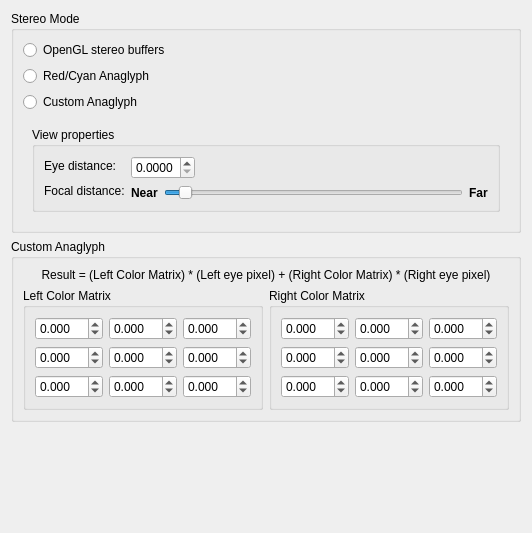
         <widget class="QWidget" name="stereo">
          <attribute name="title">
           <string>Stereo</string>
          </attribute>
          <layout class="QVBoxLayout" name="verticalLayout_19">
           <item>
            <widget class="QGroupBox" name="groupBox_5">
             <property name="title">
              <string>Stereo Mode</string>
             </property>
             <layout class="QVBoxLayout" name="verticalLayout_14">
              <item>
               <widget class="QRadioButton" name="stereoOpengl">
                <property name="text">
                 <string>OpenGL stereo buffers</string>
                </property>
               </widget>
              </item>
              <item>
               <widget class="QRadioButton" name="stereoAnaglyph">
                <property name="text">
                 <string>Red/Cyan Anaglyph</string>
                </property>
               </widget>
              </item>
              <item>
               <widget class="QRadioButton" name="stereoCustomAnaglyph">
                <property name="text">
                 <string>Custom Anaglyph</string>
                </property>
               </widget>
              </item>
              <item>
               <widget class="QStackedWidget" name="stackedWidget">
                <property name="currentIndex">
                 <number>0</number>
                </property>
                <widget class="QWidget" name="page">
                 <layout class="QVBoxLayout" name="verticalLayout_22">
                  <item>
                   <widget class="QGroupBox" name="groupBox_7">
                    <property name="title">
                     <string>View properties</string>
                    </property>
                    <layout class="QHBoxLayout" name="horizontalLayout_15">
                     <item>
                      <layout class="QVBoxLayout" name="verticalLayout_18">
                       <item>
                        <widget class="QLabel" name="label_11">
                         <property name="text">
                          <string>Eye distance:</string>
                         </property>
                        </widget>
                       </item>
                       <item>
                        <widget class="QLabel" name="label_12">
                         <property name="text">
                          <string>Focal distance:</string>
                         </property>
                        </widget>
                       </item>
                      </layout>
                     </item>
                     <item>
                      <layout class="QVBoxLayout" name="verticalLayout_20">
                       <item>
                        <layout class="QHBoxLayout" name="horizontalLayout_14">
                         <item>
                          <widget class="QDoubleSpinBox" name="eyeDistance">
                           <property name="decimals">
                            <number>4</number>
                           </property>
                           <property name="maximum">
                            <double>1.000000000000000</double>
                           </property>
                           <property name="singleStep">
                            <double>0.010000000000000</double>
                           </property>
                          </widget>
                         </item>
                         <item>
                          <spacer name="horizontalSpacer_8">
                           <property name="orientation">
                            <enum>Qt::Horizontal</enum>
                           </property>
                           <property name="sizeHint" stdset="0">
                            <size>
                             <width>40</width>
                             <height>20</height>
                            </size>
                           </property>
                          </spacer>
                         </item>
                        </layout>
                       </item>
                       <item>
                        <layout class="QHBoxLayout" name="horizontalLayout_16">
                         <item>
                          <widget class="QLabel" name="label_13">
                           <property name="font">
                            <font>
                             <weight>75</weight>
                             <bold>true</bold>
                            </font>
                           </property>
                           <property name="text">
                            <string>Near</string>
                           </property>
                          </widget>
                         </item>
                         <item>
                          <widget class="QSlider" name="focalDistance">
                           <property name="maximum">
                            <number>1000</number>
                           </property>
                           <property name="singleStep">
                            <number>10</number>
                           </property>
                           <property name="pageStep">
                            <number>100</number>
                           </property>
                           <property name="value">
                            <number>50</number>
                           </property>
                           <property name="orientation">
                            <enum>Qt::Horizontal</enum>
                           </property>
                          </widget>
                         </item>
                         <item>
                          <widget class="QLabel" name="label_14">
                           <property name="font">
                            <font>
                             <weight>75</weight>
                             <bold>true</bold>
                            </font>
                           </property>
                           <property name="text">
                            <string>Far</string>
                           </property>
                          </widget>
                         </item>
                        </layout>
                       </item>
                      </layout>
                     </item>
                    </layout>
                   </widget>
                  </item>
                 </layout>
                </widget>
               </widget>
              </item>
             </layout>
            </widget>
           </item>
           <item>
            <widget class="QGroupBox" name="customAnaGlyphSettings">
             <property name="title">
              <string>Custom Anaglyph</string>
             </property>
             <layout class="QVBoxLayout" name="verticalLayout_17">
              <item>
               <widget class="QLabel" name="label_10">
                <property name="text">
                 <string>Result = (Left Color Matrix) * (Left eye pixel) + (Right Color Matrix) * (Right eye pixel)</string>
                </property>
                <property name="textFormat">
                 <enum>Qt::RichText</enum>
                </property>
                <property name="alignment">
                 <set>Qt::AlignCenter</set>
                </property>
               </widget>
              </item>
              <item>
               <layout class="QHBoxLayout" name="horizontalLayout_13">
                <item>
                 <widget class="QGroupBox" name="groupBox_8">
                  <property name="title">
                   <string>Left Color Matrix</string>
                  </property>
                  <layout class="QVBoxLayout" name="verticalLayout_15">
                   <item>
                    <layout class="QGridLayout" name="gridLayout">
                     <item row="0" column="0">
                      <widget class="QDoubleSpinBox" name="lcm0">
                       <property name="decimals">
                        <number>3</number>
                       </property>
                       <property name="minimum">
                        <double>-10.000000000000000</double>
                       </property>
                       <property name="maximum">
                        <double>10.000000000000000</double>
                       </property>
                       <property name="singleStep">
                        <double>0.100000000000000</double>
                       </property>
                      </widget>
                     </item>
                     <item row="0" column="1">
                      <widget class="QDoubleSpinBox" name="lcm3">
                       <property name="decimals">
                        <number>3</number>
                       </property>
                       <property name="minimum">
                        <double>-10.000000000000000</double>
                       </property>
                       <property name="maximum">
                        <double>10.000000000000000</double>
                       </property>
                       <property name="singleStep">
                        <double>0.100000000000000</double>
                       </property>
                      </widget>
                     </item>
                     <item row="0" column="2">
                      <widget class="QDoubleSpinBox" name="lcm6">
                       <property name="decimals">
                        <number>3</number>
                       </property>
                       <property name="minimum">
                        <double>-10.000000000000000</double>
                       </property>
                       <property name="maximum">
                        <double>10.000000000000000</double>
                       </property>
                       <property name="singleStep">
                        <double>0.100000000000000</double>
                       </property>
                      </widget>
                     </item>
                     <item row="1" column="0">
                      <widget class="QDoubleSpinBox" name="lcm1">
                       <property name="decimals">
                        <number>3</number>
                       </property>
                       <property name="minimum">
                        <double>-10.000000000000000</double>
                       </property>
                       <property name="maximum">
                        <double>10.000000000000000</double>
                       </property>
                       <property name="singleStep">
                        <double>0.100000000000000</double>
                       </property>
                      </widget>
                     </item>
                     <item row="1" column="1">
                      <widget class="QDoubleSpinBox" name="lcm4">
                       <property name="decimals">
                        <number>3</number>
                       </property>
                       <property name="minimum">
                        <double>-10.000000000000000</double>
                       </property>
                       <property name="maximum">
                        <double>10.000000000000000</double>
                       </property>
                       <property name="singleStep">
                        <double>0.100000000000000</double>
                       </property>
                      </widget>
                     </item>
                     <item row="1" column="2">
                      <widget class="QDoubleSpinBox" name="lcm7">
                       <property name="decimals">
                        <number>3</number>
                       </property>
                       <property name="minimum">
                        <double>-10.000000000000000</double>
                       </property>
                       <property name="maximum">
                        <double>10.000000000000000</double>
                       </property>
                       <property name="singleStep">
                        <double>0.100000000000000</double>
                       </property>
                      </widget>
                     </item>
                     <item row="2" column="0">
                      <widget class="QDoubleSpinBox" name="lcm2">
                       <property name="decimals">
                        <number>3</number>
                       </property>
                       <property name="minimum">
                        <double>-10.000000000000000</double>
                       </property>
                       <property name="maximum">
                        <double>10.000000000000000</double>
                       </property>
                       <property name="singleStep">
                        <double>0.100000000000000</double>
                       </property>
                      </widget>
                     </item>
                     <item row="2" column="1">
                      <widget class="QDoubleSpinBox" name="lcm5">
                       <property name="decimals">
                        <number>3</number>
                       </property>
                       <property name="minimum">
                        <double>-10.000000000000000</double>
                       </property>
                       <property name="maximum">
                        <double>10.000000000000000</double>
                       </property>
                       <property name="singleStep">
                        <double>0.100000000000000</double>
                       </property>
                      </widget>
                     </item>
                     <item row="2" column="2">
                      <widget class="QDoubleSpinBox" name="lcm8">
                       <property name="decimals">
                        <number>3</number>
                       </property>
                       <property name="minimum">
                        <double>-10.000000000000000</double>
                       </property>
                       <property name="maximum">
                        <double>10.000000000000000</double>
                       </property>
                       <property name="singleStep">
                        <double>0.100000000000000</double>
                       </property>
                      </widget>
                     </item>
                    </layout>
                   </item>
                  </layout>
                 </widget>
                </item>
                <item>
                 <widget class="QGroupBox" name="groupBox_9">
                  <property name="title">
                   <string>Right Color Matrix</string>
                  </property>
                  <layout class="QVBoxLayout" name="verticalLayout_16">
                   <item>
                    <layout class="QGridLayout" name="gridLayout_2">
                     <item row="0" column="0">
                      <widget class="QDoubleSpinBox" name="rcm0">
                       <property name="decimals">
                        <number>3</number>
                       </property>
                       <property name="minimum">
                        <double>-10.000000000000000</double>
                       </property>
                       <property name="maximum">
                        <double>10.000000000000000</double>
                       </property>
                       <property name="singleStep">
                        <double>0.100000000000000</double>
                       </property>
                      </widget>
                     </item>
                     <item row="0" column="1">
                      <widget class="QDoubleSpinBox" name="rcm3">
                       <property name="decimals">
                        <number>3</number>
                       </property>
                       <property name="minimum">
                        <double>-10.000000000000000</double>
                       </property>
                       <property name="maximum">
                        <double>10.000000000000000</double>
                       </property>
                       <property name="singleStep">
                        <double>0.100000000000000</double>
                       </property>
                      </widget>
                     </item>
                     <item row="0" column="2">
                      <widget class="QDoubleSpinBox" name="rcm6">
                       <property name="decimals">
                        <number>3</number>
                       </property>
                       <property name="minimum">
                        <double>-10.000000000000000</double>
                       </property>
                       <property name="maximum">
                        <double>10.000000000000000</double>
                       </property>
                       <property name="singleStep">
                        <double>0.100000000000000</double>
                       </property>
                      </widget>
                     </item>
                     <item row="1" column="0">
                      <widget class="QDoubleSpinBox" name="rcm1">
                       <property name="decimals">
                        <number>3</number>
                       </property>
                       <property name="minimum">
                        <double>-10.000000000000000</double>
                       </property>
                       <property name="maximum">
                        <double>10.000000000000000</double>
                       </property>
                       <property name="singleStep">
                        <double>0.100000000000000</double>
                       </property>
                      </widget>
                     </item>
                     <item row="1" column="1">
                      <widget class="QDoubleSpinBox" name="rcm4">
                       <property name="decimals">
                        <number>3</number>
                       </property>
                       <property name="minimum">
                        <double>-10.000000000000000</double>
                       </property>
                       <property name="maximum">
                        <double>10.000000000000000</double>
                       </property>
                       <property name="singleStep">
                        <double>0.100000000000000</double>
                       </property>
                      </widget>
                     </item>
                     <item row="1" column="2">
                      <widget class="QDoubleSpinBox" name="rcm7">
                       <property name="decimals">
                        <number>3</number>
                       </property>
                       <property name="minimum">
                        <double>-10.000000000000000</double>
                       </property>
                       <property name="maximum">
                        <double>10.000000000000000</double>
                       </property>
                       <property name="singleStep">
                        <double>0.100000000000000</double>
                       </property>
                      </widget>
                     </item>
                     <item row="2" column="0">
                      <widget class="QDoubleSpinBox" name="rcm2">
                       <property name="decimals">
                        <number>3</number>
                       </property>
                       <property name="minimum">
                        <double>-10.000000000000000</double>
                       </property>
                       <property name="maximum">
                        <double>10.000000000000000</double>
                       </property>
                       <property name="singleStep">
                        <double>0.100000000000000</double>
                       </property>
                      </widget>
                     </item>
                     <item row="2" column="1">
                      <widget class="QDoubleSpinBox" name="rcm5">
                       <property name="decimals">
                        <number>3</number>
                       </property>
                       <property name="minimum">
                        <double>-10.000000000000000</double>
                       </property>
                       <property name="maximum">
                        <double>10.000000000000000</double>
                       </property>
                       <property name="singleStep">
                        <double>0.100000000000000</double>
                       </property>
                      </widget>
                     </item>
                     <item row="2" column="2">
                      <widget class="QDoubleSpinBox" name="rcm8">
                       <property name="decimals">
                        <number>3</number>
                       </property>
                       <property name="minimum">
                        <double>-10.000000000000000</double>
                       </property>
                       <property name="maximum">
                        <double>10.000000000000000</double>
                       </property>
                       <property name="singleStep">
                        <double>0.100000000000000</double>
                       </property>
                      </widget>
                     </item>
                    </layout>
                   </item>
                  </layout>
                 </widget>
                </item>
               </layout>
              </item>
             </layout>
            </widget>
           </item>
           <item>
            <spacer name="verticalSpacer_2">
             <property name="orientation">
              <enum>Qt::Vertical</enum>
             </property>
             <property name="sizeHint" stdset="0">
              <size>
               <width>20</width>
               <height>100</height>
              </size>
             </property>
            </spacer>
           </item>
          </layout>
         </widget>
